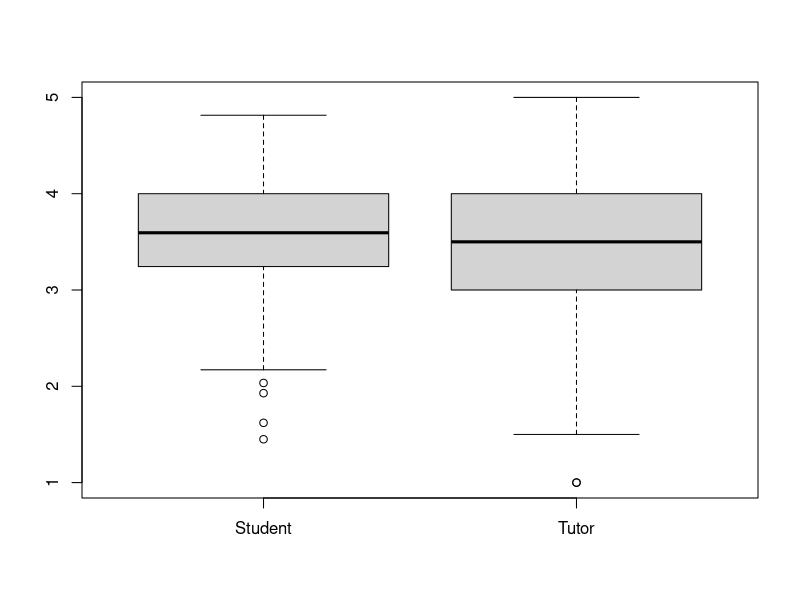
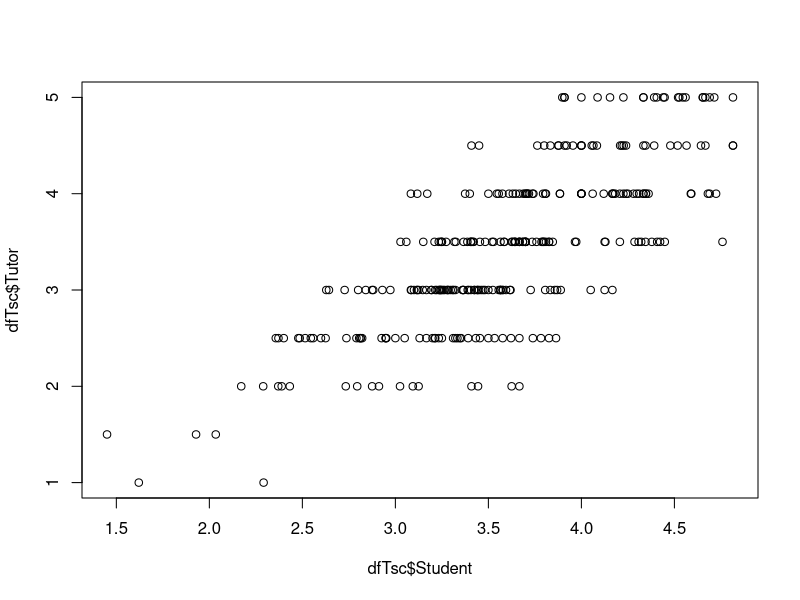

Write R code to recreate these figures, in order.
library(tidyverse)
tutor_student_correlations <- read_csv("tutor_student_correlations.csv", col_names = FALSE)
dfTsc<-as.data.frame(t(tutor_student_correlations))
dfTsc<-dfTsc[-1,]
names(dfTsc)[1] <- "Student"
names(dfTsc)[2] <- "Tutor"
dfTsc$Student<-as.numeric(dfTsc$Student)
dfTsc$Tutor<-as.numeric(dfTsc$Tutor)
summary(dfTsc)
boxplot(dfTsc)
#we can reject the null hypothesis that the correlation found was an effect of chance

cor(dfTsc$Student,dfTsc$Tutor,use="pairwise.complete.obs", method="pearson")
plot(dfTsc$Student,dfTsc$Tutor)

cor.test(dfTsc$Student,dfTsc$Tutor,method="pearson")

#we can reject null hypothesis that the difference in means was an effect of chance
t.test(dfTsc$Student,dfTsc$Tutor,paired=FALSE)



